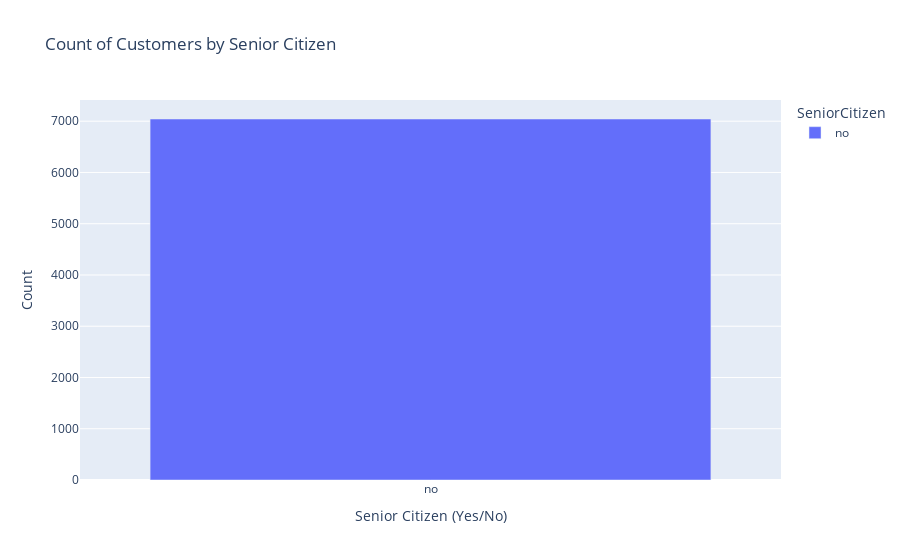

This figure's notebook cell:
### Code cell
# ------------------------------------------------
# 📝 Seaborn/Matplotlib: Countplot for Senior Citizens
# ------------------------------------------------
plt.figure(figsize=(4,4))  # Set the figure size to 4x4 inches

# Create a countplot for the SeniorCitizen column
ax = sns.countplot(x="SeniorCitizen", data=df)

# Label bars with their respective counts
ax.bar_label(ax.containers[0])

# Set the title of the plot
plt.title("Count of Customers by Senior Citizen")

# Display the plot
plt.show()

# ------------------------------------------------
# 📝 Explanation:
# ------------------------------------------------
# ✅ `plt.figure(figsize=(4,4))`: 
#    - Sets the figure size to **4x4 inches** for better readability.
#
# ✅ `sns.countplot(x="SeniorCitizen", data=df)`: 
#    - Creates a **bar chart** where:
#      - The **x-axis represents whether a customer is a senior citizen ('Yes' or 'No')**.
#      - The **y-axis represents the count of customers** in each category.
#
# ✅ `ax.bar_label(ax.containers[0])`: 
#    - Adds labels on top of the bars to display the exact count.
#
# ✅ `plt.title("Count of Customers by Senior Citizen")`: 
#    - Sets the title for the plot.
#
# ✅ `plt.show()`: 
#    - Displays the visualization.

# ------------------------------------------------
# 🚀 Next Step: Interactive Plotly Version
# ------------------------------------------------

# ------------------------------------------------
# 📝 Plotly: Interactive Bar Chart for Senior Citizen Count
# ------------------------------------------------
fig = px.bar(df.groupby("SeniorCitizen").size().reset_index(name="Count"),  
             x="SeniorCitizen",  
             y="Count",  
             title="Count of Customers by Senior Citizen",  
             color="SeniorCitizen",  
             color_discrete_sequence=['#636EFA', '#EF553B'])  # Custom colors

fig.update_layout(xaxis_title="Senior Citizen (Yes/No)", yaxis_title="Count")  # Axis labels
fig.show()  # Display the interactive chart

# ------------------------------------------------
# 📝 Explanation:
# ------------------------------------------------
# ✅ `df.groupby("SeniorCitizen").size().reset_index(name="Count")`: 
#    - Groups data by **SeniorCitizen** category ('Yes' or 'No').
#    - Counts the number of customers in each category.
#
# ✅ `px.bar(...)`: 
#    - Creates an **interactive bar chart** using Plotly.
#    - `x="SeniorCitizen"`: Puts **SeniorCitizen categories (Yes/No)** on the x-axis.
#    - `y="Count"`: Displays the **customer count** on the y-axis.
#    - `color="SeniorCitizen"`: Uses different colors for **'Yes' and 'No'**.
#    - `color_discrete_sequence=['#636EFA', '#EF553B']`: Defines custom colors.
#
# ✅ `fig.update_layout(...)`: 
#    - Adds axis labels for better understanding.
#
# ✅ `fig.show()`: 
#    - Displays the interactive bar chart.

# ------------------------------------------------
# 🚀 Why Use Plotly?
# ------------------------------------------------
# ✅ Interactive: Hover tooltips, zooming, and filtering.
# ✅ Clearly differentiates **Senior Citizens vs Non-Senior Citizens**.
# ✅ Useful for business insights and dashboard reporting.

### Figure 1 — Plotly figure (JSON) as saved in the notebook; plotly's stock layout.template omitted (floating-point values rounded to 4 significant figures)
{"data": [{"hovertemplate": "SeniorCitizen=%{x}<br>Count=%{y}<extra></extra>", "legendgroup": "no", "marker": {"color": "#636EFA", "pattern": {"shape": ""}}, "name": "no", "orientation": "v", "showlegend": true, "textposition": "auto", "type": "bar", "x": ["no"], "xaxis": "x", "y": [7043], "yaxis": "y"}], "layout": {"barmode": "relative", "legend": {"title": {"text": "SeniorCitizen"}, "tracegroupgap": 0}, "title": {"text": "Count of Customers by Senior Citizen"}, "xaxis": {"anchor": "y", "categoryarray": ["no"], "categoryorder": "array", "domain": [0, 1], "title": {"text": "Senior Citizen (Yes/No)"}}, "yaxis": {"anchor": "x", "domain": [0, 1], "title": {"text": "Count"}}}}
